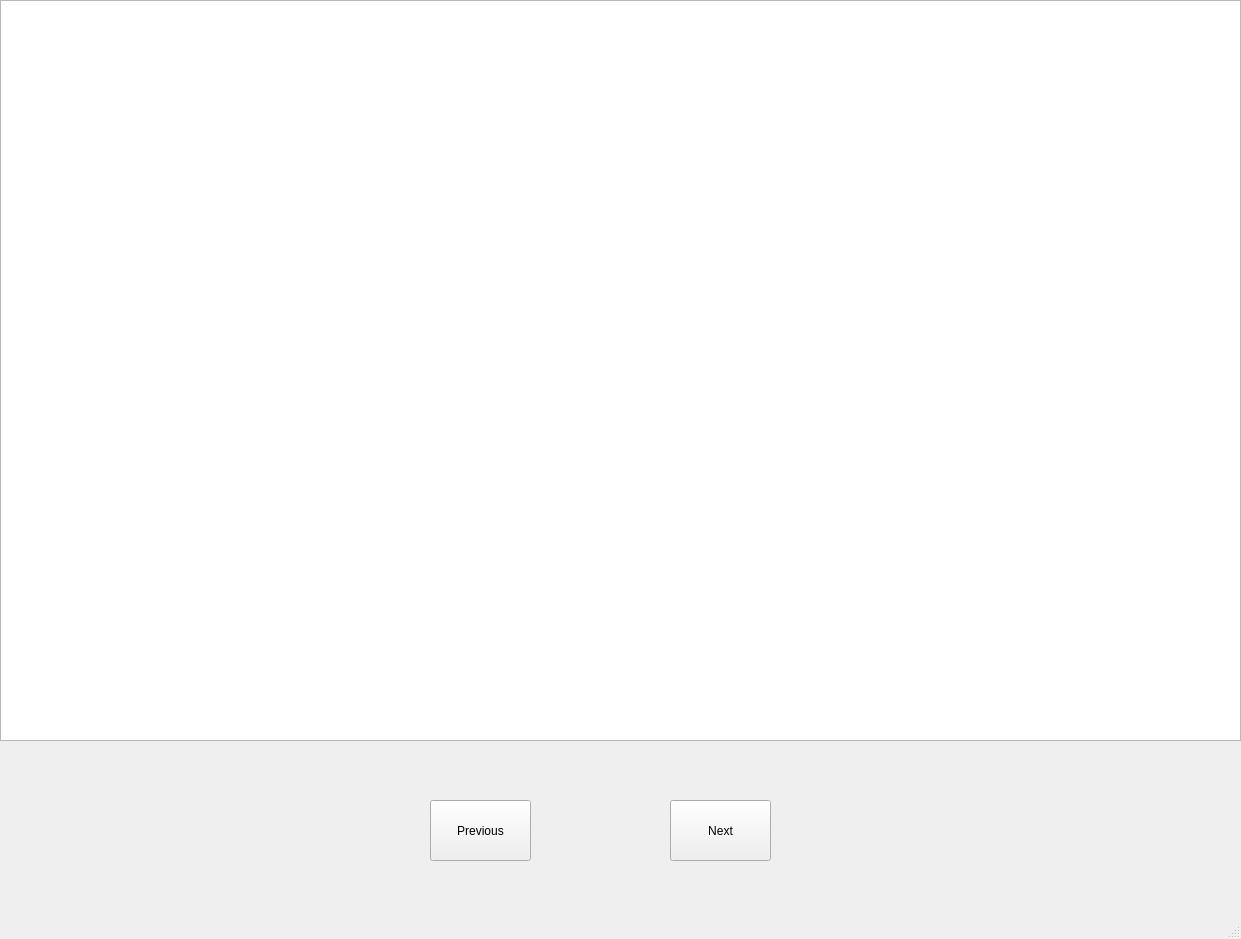
<?xml version="1.0" encoding="UTF-8"?>
<ui version="4.0">
 <class>MainWindow</class>
 <widget class="QMainWindow" name="MainWindow">
  <property name="geometry">
   <rect>
    <x>0</x>
    <y>0</y>
    <width>1241</width>
    <height>939</height>
   </rect>
  </property>
  <property name="windowTitle">
   <string>MainWindow</string>
  </property>
  <widget class="QWidget" name="centralwidget">
   <widget class="QTextEdit" name="label">
    <property name="geometry">
     <rect>
      <x>0</x>
      <y>0</y>
      <width>1241</width>
      <height>741</height>
     </rect>
    </property>
   </widget>
   <widget class="QPushButton" name="button1">
    <property name="geometry">
     <rect>
      <x>430</x>
      <y>800</y>
      <width>101</width>
      <height>61</height>
     </rect>
    </property>
    <property name="text">
     <string>Previous</string>
    </property>
   </widget>
   <widget class="QPushButton" name="button2">
    <property name="geometry">
     <rect>
      <x>670</x>
      <y>800</y>
      <width>101</width>
      <height>61</height>
     </rect>
    </property>
    <property name="text">
     <string>Next</string>
    </property>
   </widget>
  </widget>
  <widget class="QMenuBar" name="menubar">
   <property name="geometry">
    <rect>
     <x>0</x>
     <y>0</y>
     <width>1241</width>
     <height>18</height>
    </rect>
   </property>
  </widget>
  <widget class="QStatusBar" name="statusbar"/>
 </widget>
 <resources/>
 <connections/>
</ui>
